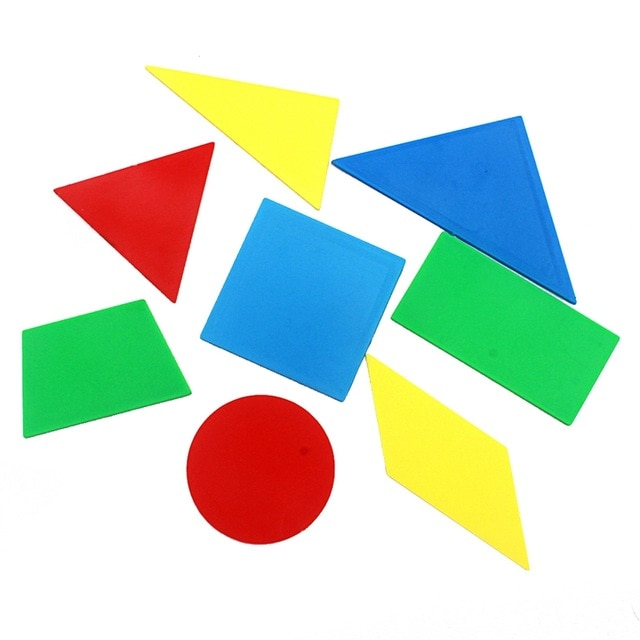
#> input picture 03_Computer_Vision/Python/02_color_detect/test2.jpg, 640 x 640 px, given in place of the camera
$ python 03_color_detect.py
#> lines starting #> are read from the running program, lines starting #| are printed output that depends on the picture; after the words box and inside, x2 and y2 are one past the last pixel; in counts of white or black regions, pixels touching at a corner belong together
import cv2 as cv
import numpy as np
from numpy.core.defchararray import array


def main():
    cap = cv.VideoCapture(0)

    while cap.isOpened():
        ret,frame = cap.read()
#> frame is the input picture: shape (640, 640, 3); mean B, G, R 205.6, 220.3, 205.6

        hsv = cv.cvtColor(frame,cv.COLOR_BGR2HSV)
#> hsv: shape (640, 640, 3); mean H, S, V 26.1, 75, 243.6

        low_blue = np.array([100,150,150])
        high_blue=np.array([140,255,255])

        img_mask = cv.inRange(hsv,low_blue,high_blue)
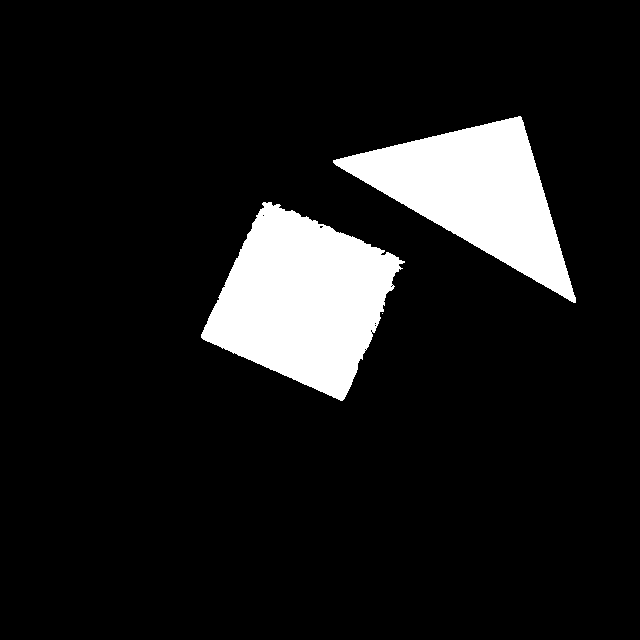
#> img_mask: shape (640, 640); 10.6% white; 3 white regions (1 under 20 px), largest, box (x1, y1, x2, y2) and area: (201, 202, 405, 401) 23758, (333, 116, 576, 303) 19567

        result = cv.bitwise_and(frame,frame,mask=img_mask)
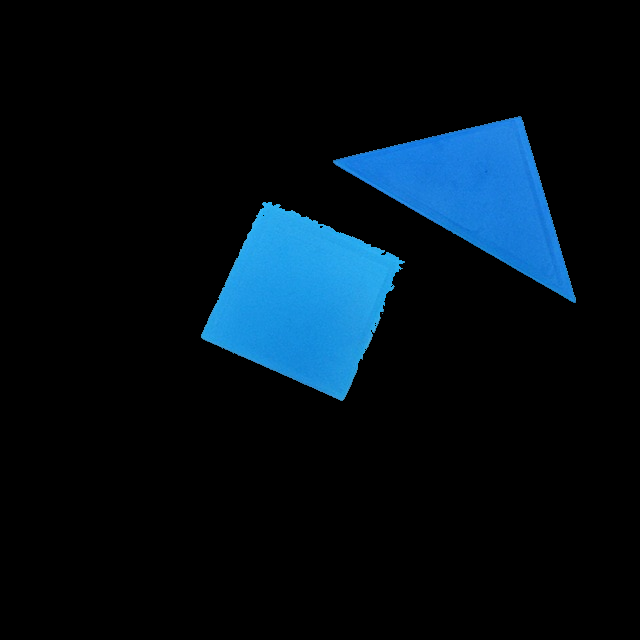
#> result: shape (640, 640, 3); mean B, G, R 23.8, 15.1, 3.2

        cv.imshow('Live',frame)
        cv.imshow('Mask',img_mask)
        cv.imshow('Result', result)


        k = cv.waitKey(33)
#> (key Esc is pressed here)
        if k == 27:
            break
    cv.destroyAllWindows()
    cap.release()


if __name__ == '__main__':
    main()

$ run again, on 03_Computer_Vision/Python/02_color_detect/paint.png
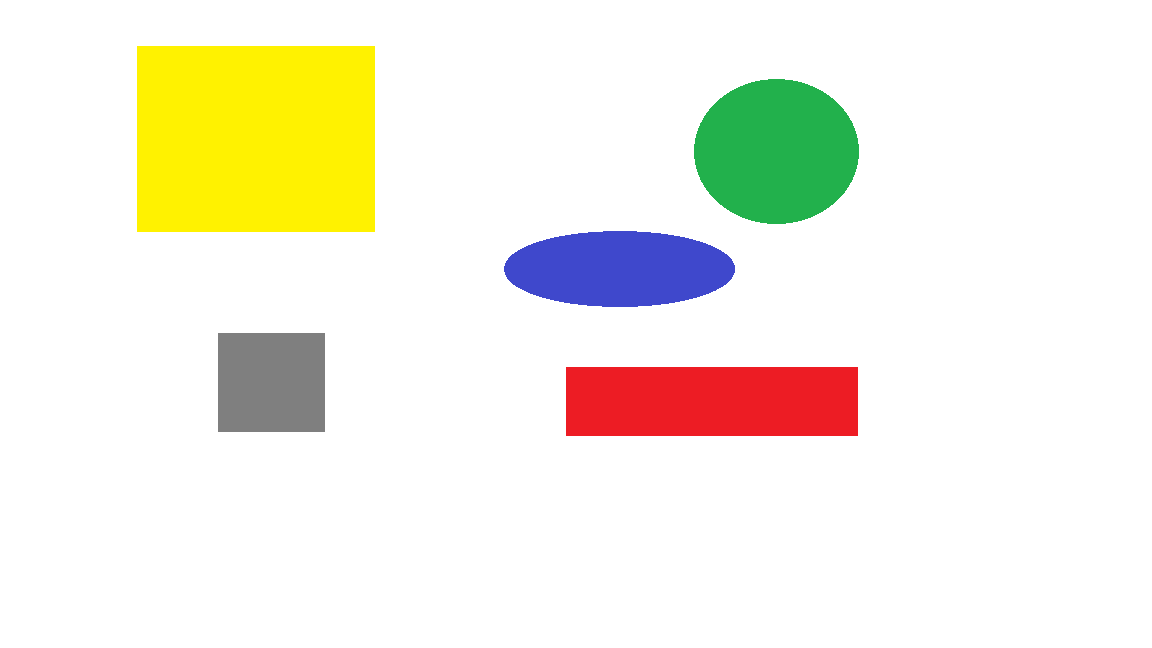
#> input picture 03_Computer_Vision/Python/02_color_detect/paint.png, 1152 x 648 px, given in place of the camera
#> in main, frame is the input picture: shape (648, 1152, 3); mean B, G, R 226.7, 240.9, 243.6
#> hsv: shape (648, 1152, 3); mean H, S, V 10.4, 29.6, 249.8
#> in main, `img_mask = cv.inRange(hsv,low_blue,high_blue)`:
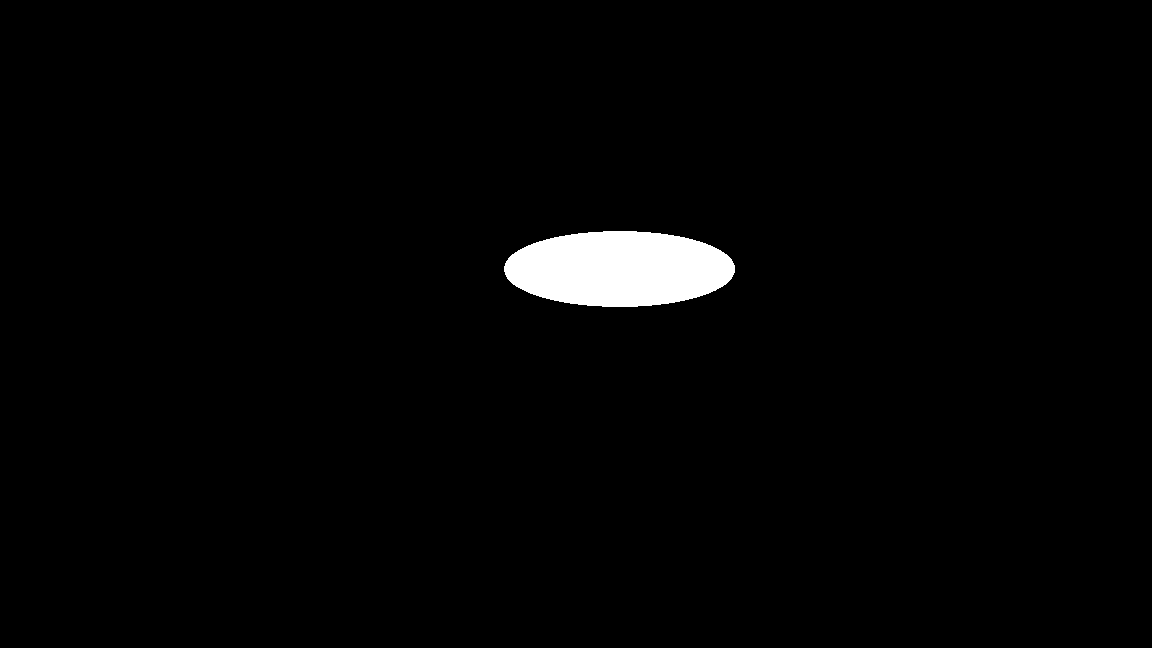
#> img_mask: shape (648, 1152); 1.9% white; 1 white region, box (x1, y1, x2, y2) and area: (504, 231, 735, 307) 13852
